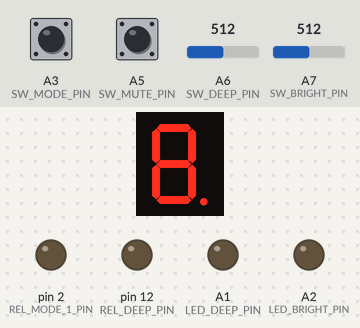
The sketch below on a simulated Arduino Nano, built with avr-gcc and run on an emulated ATmega328P. Parts: 1-digit seven-segment display, output pins drawn as LEDs (lit = HIGH). Wiring (inferred from the names in the program): 1-digit 7-segment display, segments lit when LOW: segments pin 4, pin 5, pin 6, pin 7, pin 8, pin 9, pin 10, pin 3. The inputs (shaded band) are chosen by the test bench; at power-on: A3 (SW_MODE_PIN) LOW, A5 (SW_MUTE_PIN) LOW, A6 (SW_DEEP_PIN) = 512, A7 (SW_BRIGHT_PIN) = 512. MIDI output is not drawn; EEPROM starts erased; the segment pins are drawn as the display they are named for; pins used as bus, display or sensor lines are not drawn; what the sketch prints to the serial monitor is not drawn.

Above: at 0.4 s.
Timing chart, 0 to 1.9 s (numbered marks = the images above; inputs shaded):
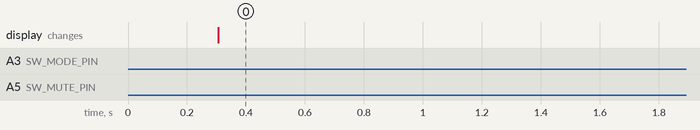

The sketch:

BB15_Head_code.ino
```cpp
/*
 * For Arduino Nano
 *
 * NOTE: Select "Old Bootleader"
 *
 */

#include <MIDI.h>
#include <SoftwareSerial.h>
#include <EEPROM.h>

//#include <Adafruit_SSD1306.h>
//#include <Wire.h>

#ifndef DEBUG
#define DEBUG 1
#endif

// Set-up GPIO

// Note: On ATMEGA328P A6 & A7 are analog input ONLY and cannot be used as output pins
const int SW_BRIGHT_PIN  = A7;
const int SW_DEEP_PIN    = A6;
const int SW_MODE_PIN    = A3;
const int SW_MUTE_PIN    = A5;

const int LED_BRIGHT_PIN = A2;
const int LED_DEEP_PIN   = A1;
const int LED_MODE_PIN   = A4;
const int LED_MUTE_PIN   = A0;

const int REL_MODE_1_PIN = 2;  // 7B ULN2003
const int REL_MODE_2_PIN = 3;  // 6B

const int REL_VOL_1_PIN  = 4;  // 5B
const int REL_VOL_2_PIN  = 5;  // 4B

const int REL_GAIN_1_PIN = 6;  // 3B
const int REL_GAIN_2_PIN = 7;  // 2B

const int REL_BRIGHT_PIN = 8;  // 1B
const int REL_DEEP_PIN   = 12; // 8 NOT CONNECTED RIGHT NOW

const int POPMUTE_PIN        = 9;
const int POPMUTE_DELAY_PRE  = 20; // length of time to mute while relay bounce subsides
const int POPMUTE_DELAY_POST = 20; // length of time to mute while relay bounce subsides

const int MUTE_PIN = 10;

// MISC PINS
const int OLED_RESET = 11;   // Not using the reset, set it to unused pin

// MIDI codes
const int MIDI_RX_PIN = 13; // A6 is a dicky port for writing, and we won't use it
const int MIDI_TX_PIN = 11;  // an unused pin

// Misc
const int AMP_MIDI_CHANNEL = 16; // MIDI_CHANNEL_OMNI

const int CH_LOW         = 1;
const int CH_MID         = 2;
const int CH_HI          = 3;
const int MODE_BRIGHT    = 4;
const int MODE_DEEP      = 5;

int  state_MODE          = 0;
bool state_BRIGHT        = 0;
bool state_DEEP          = 0;
bool state_MUTE          = 0;

// BUTTON states & debounce
bool btnstate_MODE        = 0;
bool btnstate_BRIGHT      = 0;
bool btnstate_DEEP        = 0;
bool btnstate_MUTE        = 0;

bool btn_reading_MODE     = 0;
bool btn_reading_BRIGHT   = 0;
bool btn_reading_DEEP     = 0;
bool btn_reading_MUTE     = 0;

bool btnstate_MODE_last   = 0;
bool btnstate_BRIGHT_last = 0;
bool btnstate_DEEP_last   = 0;
bool btnstate_MUTE_last   = 0;

// Unsigned longs because the time (ms), will quickly become a bigger number than can be stored in an int
unsigned long debounce_time_MODE = 0;  // the last time the output pin was toggled
unsigned long debounce_time_BRIGHT = 0;
unsigned long debounce_time_DEEP = 0;
unsigned long debounce_time_MUTE = 0;

const unsigned long DEBOUNCE_DELAY = 50; // the debounce time; increase if the output flickers

// EEPROM addresses
const int ADDR_MODE      = 0;
const int ADDR_BRIGHT    = 4; // address 1 + 2 + 3 for each mode
const int ADDR_DEEP      = 8; // address 4 + 5 + 6 for each mode

// LED
const int LED_DATA_DELAY = 50; // the pulse width in microseconds (plus the 2 microseconds or so that the digitalWrite command takes)
const float LED_BRIGHTNESS = 0.4;

byte colourOFF[] = {0, 0, 0};
byte colourHI[]  = {255, 0,   0}; //{255, 0,   0} dimmed by scaling from 70%
byte colourMID[] = {255, 60,  0}; //{255, 60,  0} dimmed by scaling from 60%
byte colourLOW[] = {230, 210, 0}; //{230, 210, 0}; dimmed by 60%
byte colourWHT[] = {255, 255, 255};
byte colourBLU[] = {0, 0, 255};

// LED GLOW
byte R = 0;
byte G = 40;
byte B = 200;

int r_inc = 1;
int g_inc = 1;
int b_inc = 1;

byte col[] = {R, G, B};

// DISPLAY
//Adafruit_SSD1306 display(OLED_RESET);

// MIDI init
SoftwareSerial midiSerial(MIDI_RX_PIN, MIDI_TX_PIN);
MIDI_CREATE_INSTANCE(SoftwareSerial, midiSerial, MIDI);

/*
 * Configure Amp Channel
 *
 * Relay configuration combinations for each mode:

 *                        LOW     MID    HIGH
 *              ------------------------------
 *              REL 1A    NC      NO     NO
 *              REL 1B    NC      NO     NO
 *
 *              REL 2A    X       NC     NO
 *              REL 2B    X       NC     NO
 *              -----------------------------
 *              So:
 *              REL1      OFF     ON     ON
 *              REL2      x       OFF    ON
 *
 */
void setChannel(int ch) {

  // set global state
  state_MODE = ch;

  // write to EEPROM
  EEPROM.put(ADDR_MODE, state_MODE);

  // mute relay pop
  mutePop();

  delay(POPMUTE_DELAY_PRE);

  setMode();
  loadOptions();
  setBright();
  setDeep();

  delay(POPMUTE_DELAY_POST);

  unmutePop();
}

void loadOptions() {
  // Load BRIGHT & DEEP configuration for channel
  EEPROM.get(ADDR_BRIGHT + state_MODE - 1, state_BRIGHT);
  EEPROM.get(ADDR_DEEP   + state_MODE - 1, state_DEEP);

  // error correction in case of corrupted EEPROM
  if (state_BRIGHT != 1) state_BRIGHT = 0;
  if (state_DEEP != 1) state_DEEP = 0;
}

void readButtons() {
  btn_reading_MODE = digitalRead(SW_MODE_PIN);
  btn_reading_BRIGHT = analogRead(SW_BRIGHT_PIN) > 700 ? 1 : 0;   // A6 & A7 pins are ADC analog inputs
  btn_reading_DEEP = analogRead(SW_DEEP_PIN) > 700 ? 1 : 0;
  btn_reading_MUTE = digitalRead(SW_MUTE_PIN);
  //btnstate_DEEP = digitalRead(SW_DEEP_PIN);
  //btnstate_BRIGHT = digitalRead(SW_BRIGHT_PIN);
}

/*
 * If any of the button states has changed, configure amp to those modes
 */
void setStates(){

  // Reset debounce timers if switch changed due to noise or switching
  if (btn_reading_MODE != btnstate_MODE_last)
    debounce_time_MODE = millis();

  // CHANNEL MODE
  if ((millis() - debounce_time_MODE) > DEBOUNCE_DELAY) {

    if (btn_reading_MODE != btnstate_MODE) {
      btnstate_MODE = btn_reading_MODE;

      if(btnstate_MODE == HIGH) {
        switch (state_MODE) {
          case CH_LOW:
            setChannel(CH_MID);
            break;
          case CH_MID:
            setChannel(CH_HI);
            break;
          case CH_HI:
            setChannel(CH_LOW);
            break;
        }
      }
    }
  }
  btnstate_MODE_last = btn_reading_MODE; // save reading

  // MUTE
  if (btn_reading_MUTE != btnstate_MUTE_last)
    debounce_time_MUTE = millis();

  if ((millis() - debounce_time_MUTE) > DEBOUNCE_DELAY) {

    if (btn_reading_MUTE != btnstate_MUTE) {
      btnstate_MUTE = btn_reading_MUTE;

      // MUTE BUTTON PUSHED
      if(btnstate_MUTE == HIGH) {
        state_MUTE = !state_MUTE;
        setMute();
      }
    }
  }
  btnstate_MUTE_last = btn_reading_MUTE; // save reading

  // BRIGHT
  if (btn_reading_BRIGHT != btnstate_BRIGHT_last)
    debounce_time_BRIGHT = millis();

  if ((millis() - debounce_time_BRIGHT) > DEBOUNCE_DELAY) {

    if (btn_reading_BRIGHT != btnstate_BRIGHT) {
      btnstate_BRIGHT = btn_reading_BRIGHT;

      if(btnstate_BRIGHT == HIGH) {
        state_BRIGHT = !state_BRIGHT;
        setBright();
      }
    }
  }
  btnstate_BRIGHT_last = btn_reading_BRIGHT; // save reading

  // DEPTH
  if (btn_reading_DEEP != btnstate_DEEP_last)
    debounce_time_DEEP = millis();

  if ((millis() - debounce_time_DEEP) > DEBOUNCE_DELAY) {

    if (btn_reading_DEEP != btnstate_DEEP) {
      btnstate_DEEP = btn_reading_DEEP;

      if(btnstate_DEEP == HIGH) {
        state_DEEP = !state_DEEP;
        setDeep();
      }
    }
  }
  btnstate_DEEP_last = btn_reading_DEEP; // save reading

}

void setMode() {
  switch (state_MODE) {

    case CH_LOW:
      digitalWrite(REL_MODE_1_PIN, LOW);
      digitalWrite(REL_MODE_2_PIN, LOW);
      digitalWrite(REL_VOL_1_PIN,  LOW); // REL1 OFF
      digitalWrite(REL_GAIN_1_PIN, LOW);
      digitalWrite(REL_VOL_2_PIN,  LOW); // REL2 OFF
      digitalWrite(REL_GAIN_2_PIN, LOW);
      setRGBColour(colourLOW, LED_MODE_PIN);
      if (DEBUG) Serial.println("MODE LOW");
      break;

    case CH_MID:
      digitalWrite(REL_MODE_1_PIN, HIGH);
      digitalWrite(REL_MODE_2_PIN, LOW);
      digitalWrite(REL_VOL_1_PIN,  HIGH); // REL1 ON
      digitalWrite(REL_GAIN_1_PIN, HIGH);
      digitalWrite(REL_VOL_2_PIN,  LOW);  // REL2 OFF
      digitalWrite(REL_GAIN_2_PIN, LOW);
      setRGBColour(colourMID, LED_MODE_PIN);
      if (DEBUG) Serial.println("MODE MID");
      break;

    case CH_HI:
      digitalWrite(REL_MODE_1_PIN, HIGH);
      digitalWrite(REL_MODE_2_PIN, HIGH);
      digitalWrite(REL_VOL_1_PIN,  HIGH); // REL1 ON
      digitalWrite(REL_GAIN_1_PIN, HIGH);
      digitalWrite(REL_VOL_2_PIN,  HIGH); // REL2 ON
      digitalWrite(REL_GAIN_2_PIN, HIGH);
      setRGBColour(colourHI, LED_MODE_PIN);
      if (DEBUG) Serial.println("MODE HI");
      break;

  }
}

void setBright() {
  digitalWrite(LED_BRIGHT_PIN, state_BRIGHT);
  digitalWrite(REL_BRIGHT_PIN, state_BRIGHT);

  EEPROM.put(ADDR_BRIGHT + state_MODE - 1, state_BRIGHT);

  if (DEBUG) {
    Serial.print("BRIGHT ");
    Serial.println(state_BRIGHT);
  }
}

void setDeep() {
  digitalWrite(LED_DEEP_PIN, state_DEEP);
  digitalWrite(REL_DEEP_PIN, state_DEEP);

  EEPROM.put(ADDR_DEEP + state_MODE - 1, state_DEEP);

  if (DEBUG) {
    Serial.print("DEPTH ");
    Serial.println(state_DEEP, BIN);
  }
}

void setMute() {
  if (state_MUTE == HIGH) {
    muteAmp();
  } else {
    unmuteAmp();
  }

  Serial.print("MUTE ");
  Serial.println(state_MUTE);
}

// like Mesa Boogie circuit
void mutePop() {
  if (DEBUG) Serial.print("MUTE POP");
  digitalWrite(POPMUTE_PIN, HIGH);
}

void unmutePop() {
  if (DEBUG) Serial.print("UNMUTE POP");
  digitalWrite(POPMUTE_PIN, LOW);
}

/*
 * Handle MIDI PC commands
 */
void handleProgramChange(byte channel, byte value) {
  if (DEBUG) {
    Serial.print("MIDI PC ");
    Serial.println(channel);
    Serial.println(value);
  }

  if (channel == AMP_MIDI_CHANNEL) {
    switch(value) {

      case CH_LOW:
        setChannel(CH_LOW);
        break;
      case CH_MID:
        setChannel(CH_MID);
        break;
      case CH_HI:
        setChannel(CH_HI);
        break;
      default:
        break;
    }
  }

  /*
  display.setCursor(0,0);
  display.clearDisplay();
  display.print("PC CH ");
  display.print(channel);
  display.print('\n');
  display.println(value, DEC);
  display.println(value, BIN);
  display.display();
  */
}

/*
 *
 *  Handle MIDDI CC commands
 *
 */
void handleControlChange(byte channel, byte number, byte value) {
  if (DEBUG) {
    Serial.print("MIDI CC ");
    Serial.println(channel);
    Serial.println(number, BIN);
    Serial.println(value);
  }
  /*
  display.setCursor(0,0);
  display.clearDisplay();
  display.print("CC CH ");
  display.print(channel);
  display.print('\n');
  display.println(number, BIN);
  display.print("VALUE ");
  display.print(value);
  display.display();
  */
}

/*
 *
 * Set RGB LED colour
 *
 */
void setRGBColour(byte colour[], int LED_PIN) {
  byte r = colour[0] * LED_BRIGHTNESS;
  byte g = colour[1] * LED_BRIGHTNESS;
  byte b = colour[2] * LED_BRIGHTNESS;
  sendByte(b, LED_PIN); // we send the blue first
  sendByte(g, LED_PIN); // then the green
  sendByte(r, LED_PIN); // then the blue

  delay(3);// datasheet requires at least 3ms between refreshes
}

/*
 * Send byte to RGB LED
 */
void sendByte(byte b, int LED_PIN) {
  // each byte is sent LSB first and is 8 bits long
  for (int n = 7; n >= 0; n--) {
    // if we have a high bit, set up the digitalWrite first, then make the pin an output
    // this will engage the 10K internal pullup resistor, but in compariosn to our 1K potential divider, this shouldn't affect the logic level
    if (bitRead(b, n)) {
      digitalWrite(LED_PIN, HIGH);
      pinMode(LED_PIN, OUTPUT);
      delayMicroseconds(LED_DATA_DELAY);
      pinMode(LED_PIN, INPUT);
      delayMicroseconds(LED_DATA_DELAY);
    }
    // otherwise, if we have a low bit, make the pin an output first and then check it is LOW
    else {
      pinMode(LED_PIN, OUTPUT);
      digitalWrite(LED_PIN, LOW);
      delayMicroseconds(LED_DATA_DELAY);
      pinMode(LED_PIN, INPUT);
      delayMicroseconds(LED_DATA_DELAY);
    }
  }
}

void LED_Demo(int LED_PIN) {

  byte R = 0;
  byte G = 40;
  byte B = 200;

  int r_inc = 1;
  int g_inc = 1;
  int b_inc = 1;

  byte col[] = {R, G, B};

  int starttime = millis();
  int endtime = starttime;

  while ((endtime - starttime) <= 3500) {
    col[0] = R;
    col[1] = G;
    col[2] = B;

    setRGBColour(col, LED_PIN);
    //place other sendColour commands in here depending on how many LEDs in your string

    R += r_inc*1.5;
    G += g_inc*1.5;
    B += b_inc*1.5;

    if (R > 254) r_inc = -1;
    if (R < 1)   r_inc = +1;

    if (G > 254)    g_inc = -1;
    else if (G < 1) g_inc = +1;

    if (B > 254)    b_inc = -1;
    else if (B < 1) b_inc = +1;

    endtime = millis();
  }

}

/*
 * Initialisations
 */
void setup() {

  // LEDs
  pinMode(LED_BRIGHT_PIN, OUTPUT);
  pinMode(LED_DEEP_PIN, OUTPUT);
  pinMode(LED_MODE_PIN, OUTPUT);
  pinMode(LED_MUTE_PIN, OUTPUT);

  setRGBColour(colourOFF, LED_MODE_PIN); // Init RGD LED
  setRGBColour(colourOFF, LED_MUTE_PIN); // Init RGD LED

  // Buttons
  pinMode(SW_MODE_PIN, INPUT);
  pinMode(SW_BRIGHT_PIN, INPUT);
  pinMode(SW_DEEP_PIN, INPUT);
  pinMode(SW_MUTE_PIN, INPUT);

  // Relays
  pinMode(REL_MODE_1_PIN, OUTPUT);
  pinMode(REL_MODE_2_PIN, OUTPUT);
  pinMode(REL_VOL_1_PIN, OUTPUT);
  pinMode(REL_VOL_2_PIN, OUTPUT);
  pinMode(REL_GAIN_1_PIN, OUTPUT);
  pinMode(REL_GAIN_2_PIN, OUTPUT);
  pinMode(REL_BRIGHT_PIN, OUTPUT);
  pinMode(REL_DEEP_PIN, OUTPUT);

  pinMode(MUTE_PIN, OUTPUT);
  pinMode(POPMUTE_PIN, OUTPUT);

  LED_Demo(LED_MUTE_PIN);
  setRGBColour(colourWHT, LED_MUTE_PIN);

  delay(1000);

  // get previous states
  EEPROM.get(ADDR_MODE, state_MODE);
  if (state_MODE > 3 || state_MODE < 0) state_MODE = CH_LOW;

  Serial.begin(9600);

  // Set-up MIDI
  MIDI.begin(AMP_MIDI_CHANNEL); // Initialize the Midi Library.
  MIDI.setHandleProgramChange  (handleProgramChange);
  MIDI.setHandleControlChange  (handleControlChange);

  // Init OLED
  /*
  display.begin(SSD1306_SWITCHCAPVCC, SSD1306_I2C_ADDRESS, 0);
  display.begin(SSD1306_SWITCHCAPVCC, 0x3C);  // initialize with the I2C addr 0x3C (for the 128x32
  display.setTextColor(WHITE);
  display.setTextSize(2);
  display.clearDisplay();
  display.display();
  */

  setChannel(state_MODE);

}

void animateMUTE_LED() {

  col[0] = R;
  col[1] = G;
  col[2] = B;

  setRGBColour(col, LED_MUTE_PIN);
  //place other sendColour commands in here depending on how many LEDs in your string

  R += r_inc*1.5;
  G += g_inc*1.5;
  B += b_inc*1.5;

  if (R > 254) r_inc = -1;
  if (R < 1)   r_inc = +1;

  if (G > 254)    g_inc = -1;
  else if (G < 1) g_inc = +1;

  if (B > 254)    b_inc = -1;
  else if (B < 1) b_inc = +1;

}

void muteAmp() {
  digitalWrite(MUTE_PIN, LOW);
}

void unmuteAmp() {
  digitalWrite(MUTE_PIN, HIGH);
}

/*
 * Main amp loop
 */
void loop() {
  readButtons();
  setStates();

  if (btnstate_MUTE) {
    setRGBColour(colourWHT, LED_MUTE_PIN);
    //unmuteAmp();
  } else {
    animateMUTE_LED();
    //muteAmp();
  }

  MIDI.read();
}
```
